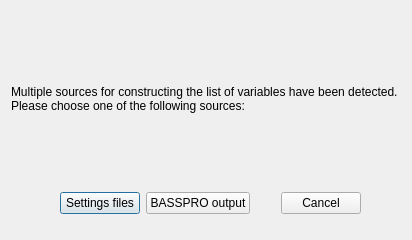
<?xml version="1.0" encoding="UTF-8"?>
<ui version="4.0">
 <class>Thinbass</class>
 <widget class="QDialog" name="Thinbass">
  <property name="windowModality">
   <enum>Qt::ApplicationModal</enum>
  </property>
  <property name="geometry">
   <rect>
    <x>0</x>
    <y>0</y>
    <width>412</width>
    <height>240</height>
   </rect>
  </property>
  <property name="windowTitle">
   <string>Dialog</string>
  </property>
  <layout class="QGridLayout" name="gridLayout">
   <item row="0" column="0">
    <layout class="QVBoxLayout" name="verticalLayout_2" stretch="1,10,1,1,1">
     <item>
      <spacer name="verticalSpacer_4">
       <property name="orientation">
        <enum>Qt::Vertical</enum>
       </property>
       <property name="sizeHint" stdset="0">
        <size>
         <width>20</width>
         <height>40</height>
        </size>
       </property>
      </spacer>
     </item>
     <item>
      <layout class="QHBoxLayout" name="horizontalLayout_3" stretch="0">
       <item>
        <widget class="QLabel" name="label_2">
         <property name="text">
          <string>Multiple sources for constructing the list of variables have been detected. 
Please choose one of the following sources:</string>
         </property>
        </widget>
       </item>
      </layout>
     </item>
     <item>
      <spacer name="verticalSpacer_5">
       <property name="orientation">
        <enum>Qt::Vertical</enum>
       </property>
       <property name="sizeHint" stdset="0">
        <size>
         <width>20</width>
         <height>40</height>
        </size>
       </property>
      </spacer>
     </item>
     <item>
      <layout class="QHBoxLayout" name="horizontalLayout_4" stretch="2,0,0,1,0,0">
       <item>
        <spacer name="horizontalSpacer_3">
         <property name="orientation">
          <enum>Qt::Horizontal</enum>
         </property>
         <property name="sizeHint" stdset="0">
          <size>
           <width>40</width>
           <height>20</height>
          </size>
         </property>
        </spacer>
       </item>
       <item>
        <widget class="QPushButton" name="settings_button">
         <property name="text">
          <string>Settings files</string>
         </property>
        </widget>
       </item>
       <item>
        <widget class="QPushButton" name="output_button">
         <property name="text">
          <string>BASSPRO output</string>
         </property>
        </widget>
       </item>
       <item>
        <spacer name="horizontalSpacer_5">
         <property name="orientation">
          <enum>Qt::Horizontal</enum>
         </property>
         <property name="sizeHint" stdset="0">
          <size>
           <width>40</width>
           <height>20</height>
          </size>
         </property>
        </spacer>
       </item>
       <item>
        <widget class="QPushButton" name="cancel_button">
         <property name="text">
          <string>Cancel</string>
         </property>
        </widget>
       </item>
       <item>
        <spacer name="horizontalSpacer_4">
         <property name="orientation">
          <enum>Qt::Horizontal</enum>
         </property>
         <property name="sizeHint" stdset="0">
          <size>
           <width>40</width>
           <height>20</height>
          </size>
         </property>
        </spacer>
       </item>
      </layout>
     </item>
     <item>
      <spacer name="verticalSpacer_6">
       <property name="orientation">
        <enum>Qt::Vertical</enum>
       </property>
       <property name="sizeHint" stdset="0">
        <size>
         <width>20</width>
         <height>40</height>
        </size>
       </property>
      </spacer>
     </item>
    </layout>
   </item>
  </layout>
 </widget>
 <resources/>
 <connections>
  <connection>
   <sender>cancel_button</sender>
   <signal>clicked()</signal>
   <receiver>Thinbass</receiver>
   <slot>close()</slot>
   <hints>
    <hint type="sourcelabel">
     <x>313</x>
     <y>197</y>
    </hint>
    <hint type="destinationlabel">
     <x>205</x>
     <y>119</y>
    </hint>
   </hints>
  </connection>
  <connection>
   <sender>output_button</sender>
   <signal>clicked()</signal>
   <receiver>Thinbass</receiver>
   <slot>close()</slot>
   <hints>
    <hint type="sourcelabel">
     <x>193</x>
     <y>197</y>
    </hint>
    <hint type="destinationlabel">
     <x>205</x>
     <y>119</y>
    </hint>
   </hints>
  </connection>
  <connection>
   <sender>settings_button</sender>
   <signal>clicked()</signal>
   <receiver>Thinbass</receiver>
   <slot>close()</slot>
   <hints>
    <hint type="sourcelabel">
     <x>98</x>
     <y>197</y>
    </hint>
    <hint type="destinationlabel">
     <x>205</x>
     <y>119</y>
    </hint>
   </hints>
  </connection>
  <connection>
   <sender>output_button</sender>
   <signal>clicked()</signal>
   <receiver>Thinbass</receiver>
   <slot>output()</slot>
   <hints>
    <hint type="sourcelabel">
     <x>193</x>
     <y>197</y>
    </hint>
    <hint type="destinationlabel">
     <x>205</x>
     <y>119</y>
    </hint>
   </hints>
  </connection>
  <connection>
   <sender>settings_button</sender>
   <signal>clicked()</signal>
   <receiver>Thinbass</receiver>
   <slot>settings()</slot>
   <hints>
    <hint type="sourcelabel">
     <x>98</x>
     <y>197</y>
    </hint>
    <hint type="destinationlabel">
     <x>205</x>
     <y>119</y>
    </hint>
   </hints>
  </connection>
 </connections>
 <slots>
  <slot>settings()</slot>
  <slot>output()</slot>
 </slots>
</ui>
